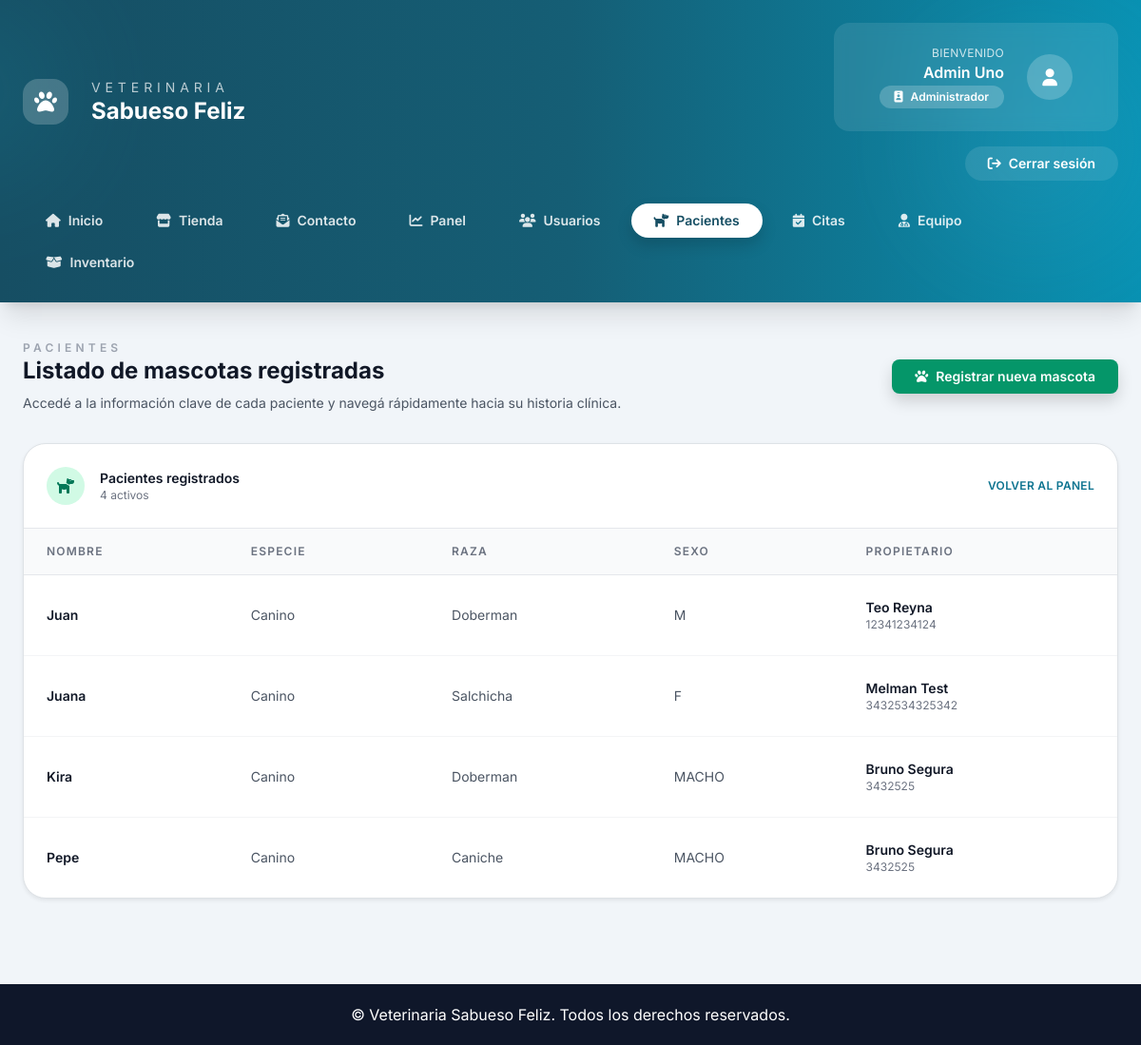
Screenshot of /pacientes/ (signed in) with the database file from the repository.
### Core/models.py (models this page shows, shortened)
class User(AbstractUser):
    ROLES = (
        ("ADMIN", "Administrador"),
        ("VET", "Veterinario"),
        ("ADMIN_OP", "Administrativo"),
        ("OWNER", "Propietario"),
    )
    rol = models.CharField(max_length=20, choices=ROLES)
    telefono = models.CharField(max_length=20, blank=True)
    direccion = models.CharField(max_length=200, blank=True)
    activo = models.BooleanField(default=True)
    avatar = models.ImageField(upload_to="avatars/", blank=True, null=True)
    especialidad = models.CharField(max_length=100, blank=True)  # para veterinarios
    sucursal = models.ForeignKey(
        Sucursal,
        on_delete=models.SET_NULL,
        null=True,
        blank=True,
        related_name="usuarios",
    )

class Paciente(models.Model):
    nombre = models.CharField(max_length=100)
    especie = models.CharField(max_length=50)
    raza = models.CharField(max_length=50, blank=True)
    sexo = models.CharField(max_length=10)
    fecha_nacimiento = models.DateField()
    propietario = models.ForeignKey(Propietario, on_delete=models.CASCADE)
    vacunas = models.TextField(blank=True)
    alergias = models.TextField(blank=True)
    foto = models.ImageField(upload_to="pacientes/", blank=True, null=True)

class Propietario(models.Model):
    user = models.OneToOneField(User, on_delete=models.CASCADE)
    telefono = models.CharField(max_length=20, blank=True)
    direccion = models.CharField(max_length=200, blank=True)
    ciudad = models.CharField(max_length=100, blank=True)
    notas = models.TextField(blank=True)

### Core/views.py (the view)
# urls.py: path('pacientes/', views.listar_pacientes, name='listar_pacientes'),
@login_required
def listar_pacientes(request):
    if request.user.rol not in {"ADMIN", "ADMIN_OP"}:
        messages.error(request, "No tienes permiso para ver esta página.")
        return redirect("dashboard")
    pacientes = Paciente.objects.all().order_by("nombre")
    return render(request, "core/pacientes.html", {"pacientes": pacientes})

### Core/templates/core/pacientes.html (shortened to what this page needs)
{% extends "core/base.html" %}
{% block main_class %}max-w-7xl mx-auto px-4 sm:px-6 lg:px-8 py-10{% endblock %}
{% block content %}
<div class="space-y-8">
    <div class="flex flex-wrap items-center justify-between gap-4">
        <div>
            <p class="text-xs font-semibold uppercase tracking-[0.35em] text-gray-400">Pacientes</p>
            <h2 class="text-2xl font-bold text-gray-900">Listado de mascotas registradas</h2>
            <p class="mt-2 max-w-2xl text-sm text-gray-600">
                Accedé a la información clave de cada paciente y navegá rápidamente hacia su historia clínica.
            </p>
        </div>
        <a href="{% url 'crear_mascota_admin' %}" class="inline-flex items-center gap-2 rounded-lg bg-emerald-600 px-4 py-2 text-sm font-semibold text-white shadow hover:bg-emerald-700">
            <i class="fas fa-paw"></i>
            Registrar nueva mascota
        </a>
    </div>
    <div class="overflow-hidden rounded-3xl border border-gray-200 bg-white shadow-sm">
        <div class="flex items-center justify-between border-b border-gray-200 px-6 py-4">
            <div class="flex items-center gap-3">
                <div class="flex h-10 w-10 items-center justify-center rounded-full bg-emerald-100 text-emerald-700">
                    <i class="fas fa-dog"></i>
                </div>
                <div>
                    <p class="text-sm font-semibold text-gray-900">Pacientes registrados</p>
                    <p class="text-xs text-gray-500">{{ pacientes|length }} activos</p>
                </div>
            </div>
            <a href="{% url 'dashboard' %}" class="text-xs font-semibold uppercase tracking-wide text-cyan-700 hover:text-cyan-900">
                Volver al panel
            </a>
        </div>
        <div class="overflow-x-auto">
            <table class="min-w-full divide-y divide-gray-200 text-sm">
                <thead class="bg-gray-50">
                    <tr>
                        <th scope="col" class="px-6 py-3 text-left text-xs font-semibold uppercase tracking-widest text-gray-500">Nombre</th>
                        <th scope="col" class="px-6 py-3 text-left text-xs font-semibold uppercase tracking-widest text-gray-500">Especie</th>
                        <th scope="col" class="px-6 py-3 text-left text-xs font-semibold uppercase tracking-widest text-gray-500">Raza</th>
                        <th scope="col" class="px-6 py-3 text-left text-xs font-semibold uppercase tracking-widest text-gray-500">Sexo</th>
                        <th scope="col" class="px-6 py-3 text-left text-xs font-semibold uppercase tracking-widest text-gray-500">Propietario</th>
                    </tr>
                </thead>
                <tbody class="divide-y divide-gray-100">
                    {% for paciente in pacientes %}
                        <tr class="hover:bg-emerald-50/40">
                            <td class="whitespace-nowrap px-6 py-4 font-semibold text-gray-900">{{ paciente.nombre }}</td>
                            <td class="px-6 py-4 text-gray-600 capitalize">{{ paciente.especie|default:"—" }}</td>
                            <td class="px-6 py-4 text-gray-600">{{ paciente.raza|default:"—" }}</td>
                            <td class="px-6 py-4 text-gray-600 uppercase">{{ paciente.sexo|default:"—" }}</td>
                            <td class="px-6 py-4 text-gray-600">
                                {% if paciente.propietario %}
                                    <div class="flex flex-col">
                                        <span class="font-semibold text-gray-900">{{ paciente.propietario.user.get_full_name|default:paciente.propietario.user.username }}</span>
                                        {% if paciente.propietario.telefono %}
                                            <span class="text-xs text-gray-500">{{ paciente.propietario.telefono }}</span>
                                        {% endif %}
                                    </div>
                                {% else %}
                                    <span class="text-sm text-gray-400">Sin propietario</span>
                                {% endif %}
                            </td>
                        </tr>
                    {% endfor %}
                </tbody>
            </table>
        </div>
    </div>
</div>
{% endblock %}

### Core/templates/core/partials/header.html (shortened to what this page needs)
{% with current=request.resolver_match.url_name %}
<header class="relative overflow-hidden bg-gradient-to-r from-cyan-900 via-cyan-800 to-cyan-600 text-white shadow-xl">
    <div class="pointer-events-none absolute inset-0 opacity-20">
        <div class="absolute -left-32 top-0 h-48 w-48 rounded-full bg-cyan-400/60 blur-3xl"></div>
        <div class="absolute right-0 top-10 h-56 w-56 rounded-full bg-sky-300/50 blur-3xl"></div>
    </div>
    <div class="relative z-10 max-w-7xl mx-auto px-4 sm:px-6 lg:px-8 py-6">
        <div class="flex flex-col gap-6">
            <div class="flex flex-col gap-4 lg:flex-row lg:items-center lg:justify-between">
                <div class="flex items-center gap-4">
                    <div class="flex h-12 w-12 items-center justify-center rounded-2xl bg-white/20">
                        <i class="fas fa-paw text-2xl"></i>
                    </div>
                    <div>
                        <p class="text-sm uppercase tracking-[0.35em] text-white/70">Veterinaria</p>
                        <a href="{% url 'landing' %}" class="text-2xl font-bold leading-tight text-white hover:text-cyan-100">
                            Sabueso Feliz
                        </a>
                    </div>
                </div>
                {% if request.user.is_authenticated %}
                    <div class="flex flex-col gap-3 text-white lg:items-end">
                        <div class="flex items-center gap-4 rounded-2xl bg-white/10 px-5 py-4 backdrop-blur">
                            <div class="text-right">
                                <p class="text-xs uppercase tracking-wide text-white/80">Bienvenido</p>
                                <p class="font-semibold">{{ request.user.get_full_name|default:request.user.username }}</p>
                                <span class="inline-flex items-center gap-2 rounded-full bg-white/20 px-3 py-1 text-xs font-semibold">
                                    <i class="fas fa-id-badge"></i>
                                    {{ request.user.get_rol_display }}
                                </span>
                            </div>
                            <div class="flex h-12 w-12 items-center justify-center rounded-full bg-white/20">
                                <i class="fas fa-user text-lg"></i>
                            </div>
                        </div>
                        <div class="flex flex-wrap items-center justify-end gap-2">
                            <a href="{% url 'logout' %}"
                               class="inline-flex items-center gap-2 rounded-full bg-white/10 px-4 py-2 text-sm font-semibold transition hover:bg-white/20">
                                <i class="fas fa-arrow-right-from-bracket"></i>
                                Cerrar sesión
                            </a>
                        </div>
                    </div>
                {% endif %}
            </div>
            <nav class="flex flex-wrap items-center gap-2">
                <a href="{% url 'landing' %}"
                   class="rounded-full px-4 py-2 text-sm font-semibold transition-colors {% if current == 'landing' %}bg-white text-cyan-900 shadow{% else %}text-white/85 hover:bg-white/10{% endif %}">
                    <i class="fas fa-home mr-2"></i>Inicio
                </a>
                <a href="{% url 'tienda' %}"
                   class="rounded-full px-4 py-2 text-sm font-semibold transition-colors {% if current == 'tienda' or current == 'detalle_producto' %}bg-white text-cyan-900 shadow{% else %}text-white/85 hover:bg-white/10{% endif %}">
                    <i class="fas fa-store mr-2"></i>Tienda
                </a>
                <a href="{% url 'contacto' %}"
                   class="rounded-full px-4 py-2 text-sm font-semibold transition-colors {% if current == 'contacto' %}bg-white text-cyan-900 shadow{% else %}text-white/85 hover:bg-white/10{% endif %}">
                    <i class="fas fa-envelope-open-text mr-2"></i>Contacto
                </a>
                {% if request.user.is_authenticated %}
                    <a href="{% url 'dashboard' %}"
                       class="rounded-full px-4 py-2 text-sm font-semibold transition-colors {% if current == 'dashboard' %}bg-white text-cyan-900 shadow{% else %}text-white/85 hover:bg-white/10{% endif %}">
                        <i class="fas fa-chart-line mr-2"></i>Panel
                    </a>
                    {% if request.user.rol == "ADMIN" or request.user.rol == "ADMIN_OP" %}
                        <a href="{% url 'listar_usuarios' %}"
                           class="rounded-full px-4 py-2 text-sm font-semibold transition-colors {% if current == 'listar_usuarios' %}bg-white text-cyan-900 shadow{% else %}text-white/85 hover:bg-white/10{% endif %}">
                            <i class="fas fa-users mr-2"></i>Usuarios
                        </a>
                        <a href="{% url 'listar_pacientes' %}"
                           class="rounded-full px-4 py-2 text-sm font-semibold transition-colors {% if current == 'listar_pacientes' %}bg-white text-cyan-900 shadow{% else %}text-white/85 hover:bg-white/10{% endif %}">
                            <i class="fas fa-dog mr-2"></i>Pacientes
                        </a>
                        <a href="{% url 'listar_citas_admin' %}"
                           class="rounded-full px-4 py-2 text-sm font-semibold transition-colors {% if current == 'listar_citas_admin' or current == 'asignar_veterinario_citas' %}bg-white text-cyan-900 shadow{% else %}text-white/85 hover:bg-white/10{% endif %}">
                            <i class="fas fa-calendar-check mr-2"></i>Citas
                        </a>
                    {% endif %}
                    {% if request.user.rol == "ADMIN" %}
                        <a href="{% url 'dashboard_veterinarios' %}"
                           class="rounded-full px-4 py-2 text-sm font-semibold transition-colors {% if current == 'dashboard_veterinarios' %}bg-white text-cyan-900 shadow{% else %}text-white/85 hover:bg-white/10{% endif %}">
                            <i class="fas fa-user-md mr-2"></i>Equipo
                        </a>
                        <a href="{% url 'admin_productos_list' %}"
                           class="rounded-full px-4 py-2 text-sm font-semibold transition-colors {% if current == 'admin_productos_list' %}bg-white text-cyan-900 shadow{% else %}text-white/85 hover:bg-white/10{% endif %}">
                            <i class="fas fa-box-open mr-2"></i>Inventario
                        </a>
                    {% elif request.user.rol == "ADMIN_OP" %}
                        <a href="{% url 'dashboard_veterinarios' %}"
                           class="rounded-full px-4 py-2 text-sm font-semibold transition-colors {% if current == 'dashboard_veterinarios' %}bg-white text-cyan-900 shadow{% else %}text-white/85 hover:bg-white/10{% endif %}">
                            <i class="fas fa-user-md mr-2"></i>Equipo
                        </a>
                    {% endif %}
                {% endif %}
            </nav>
        </div>
    </div>
</header>
{% endwith %}

### Core/templates/core/base.html (style rules this page uses)
body { font-family: 'Inter', sans-serif; background-color: #f5f7fa; }

### rows the page displays
User: user.get_full_name "Admin Uno", user.rol "Administrador"
Paciente: nombre "Juan", especie "Canino", raza "Doberman", sexo "M", propietario.user.get_full_name "Teo Reyna", propietario.telefono "12341234124"
Paciente: nombre "Juana", especie "Canino", raza "Salchicha", sexo "F", propietario.user.get_full_name "Melman Test", propietario.telefono "3432534325342"
Paciente: nombre "Kira", especie "Canino", raza "Doberman", sexo "MACHO", propietario.user.get_full_name "Bruno Segura", propietario.telefono "3432525"
Paciente: nombre "Pepe", especie "Canino", raza "Caniche", sexo "MACHO", propietario.user.get_full_name "Bruno Segura", propietario.telefono "3432525"

### other values shown
{{ pacientes|length }} "4"
